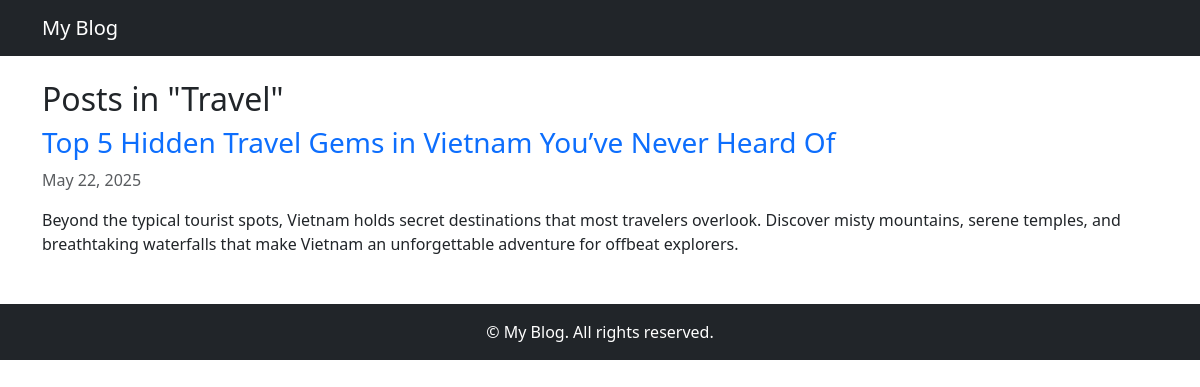
/category/travel/, run on the app's committed database.
### blog/models.py (models this page shows, shortened)
class Category(models.Model):
    name = models.CharField(max_length=100, unique=True)
    slug = models.SlugField(unique=True, blank=True)

class Post(models.Model):
    title = models.CharField(max_length=200)
    slug = models.SlugField(unique=True, blank=True)
    author = models.ForeignKey(User, on_delete=models.CASCADE)
    content = models.TextField()
    featured_image = models.ImageField(upload_to='posts/')
    created_at = models.DateTimeField(auto_now_add=True)
    updated_at = models.DateTimeField(auto_now=True)
    category = models.ForeignKey(Category, on_delete=models.SET_NULL, null=True)
    tags = models.ManyToManyField(Tag, blank=True)
    is_published = models.BooleanField(default=True)

### blog/views.py (the view)
# urls.py: path('category/<slug:slug>/', views.category_posts, name='category_posts'),
def category_posts(request, slug):
    category = get_object_or_404(Category, slug=slug)
    posts = Post.objects.filter(category=category, is_published=True)
    return render(request, 'blog/category_posts.html', {'category': category, 'posts': posts})

### blog/templates/blog/category_posts.html (shortened to what this page needs)
{% extends 'blog/base.html' %}
{% block content %}
<h2>Posts in "{{ category.name }}"</h2>
{% for post in posts %}
    <div class="mb-4">
        <h3><a href="{% url 'blog:post_detail' post.slug %}" class="text-decoration-none">{{ post.title }}</a></h3>
        <p class="text-muted">{{ post.created_at|date:"M d, Y" }}</p>
        <p>{{ post.content|truncatewords:30 }}</p>
    </div>
{% empty %}
    <p>No posts in this category.</p>
{% endfor %}
{% endblock %}

### data on the page
Category: name "Travel"
Post: title "Top 5 Hidden Travel Gems in Vietnam You’ve Never Heard Of", created_at "May 22, 2025", content "Beyond the typical tourist spots, Vietnam holds secret destinations that most travelers overlook. Discover misty mountains, serene temples, and breathtaking waterfalls that make Vietnam an unforgettable adventure for offbeat explorers."
